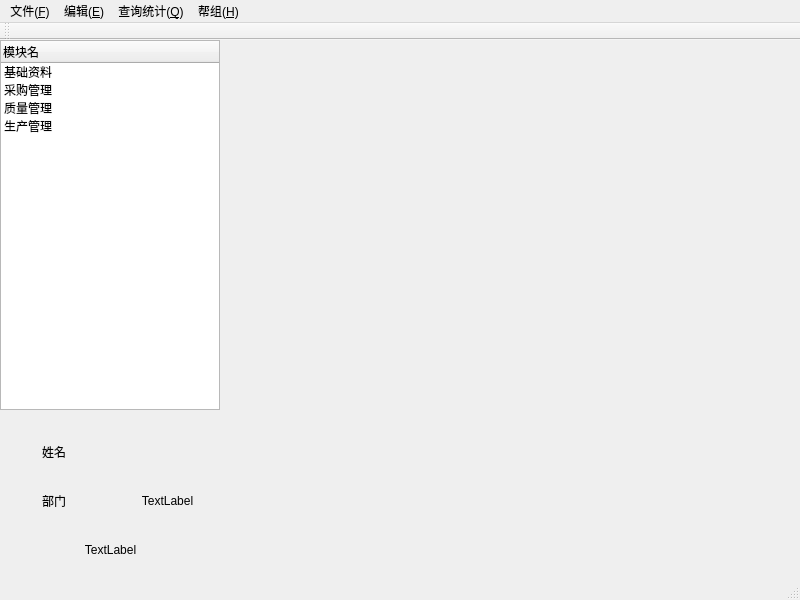
<?xml version="1.0" encoding="UTF-8"?>
<ui version="4.0">
 <class>MainWindow</class>
 <widget class="QMainWindow" name="MainWindow">
  <property name="geometry">
   <rect>
    <x>0</x>
    <y>0</y>
    <width>800</width>
    <height>600</height>
   </rect>
  </property>
  <property name="windowTitle">
   <string>主界面</string>
  </property>
  <property name="windowIcon">
   <iconset resource="menuimages.qrc">
    <normaloff>:/window/images/mainwindowlogo.png</normaloff>:/window/images/mainwindowlogo.png</iconset>
  </property>
  <widget class="QWidget" name="centralwidget">
   <widget class="QWidget" name="gridLayoutWidget">
    <property name="geometry">
     <rect>
      <x>0</x>
      <y>390</y>
      <width>221</width>
      <height>141</height>
     </rect>
    </property>
    <layout class="QGridLayout" name="gridLayout">
     <item row="0" column="0">
      <widget class="QLabel" name="usrnamelabel">
       <property name="text">
        <string>姓名</string>
       </property>
       <property name="alignment">
        <set>Qt::AlignCenter</set>
       </property>
      </widget>
     </item>
     <item row="1" column="0">
      <widget class="QLabel" name="deptlabel">
       <property name="text">
        <string>部门</string>
       </property>
       <property name="alignment">
        <set>Qt::AlignCenter</set>
       </property>
      </widget>
     </item>
     <item row="0" column="1">
      <widget class="QLabel" name="usrname">
       <property name="text">
        <string/>
       </property>
       <property name="alignment">
        <set>Qt::AlignCenter</set>
       </property>
      </widget>
     </item>
     <item row="1" column="1">
      <widget class="QLabel" name="deptname">
       <property name="text">
        <string>TextLabel</string>
       </property>
       <property name="alignment">
        <set>Qt::AlignCenter</set>
       </property>
      </widget>
     </item>
     <item row="2" column="0" colspan="2">
      <widget class="QLabel" name="datatime">
       <property name="text">
        <string>TextLabel</string>
       </property>
       <property name="alignment">
        <set>Qt::AlignCenter</set>
       </property>
      </widget>
     </item>
    </layout>
   </widget>
   <widget class="QTreeWidget" name="menulist">
    <property name="geometry">
     <rect>
      <x>0</x>
      <y>0</y>
      <width>220</width>
      <height>370</height>
     </rect>
    </property>
    <property name="styleSheet">
     <string notr="true"/>
    </property>
    <property name="indentation">
     <number>0</number>
    </property>
    <attribute name="headerCascadingSectionResizes">
     <bool>true</bool>
    </attribute>
    <column>
     <property name="text">
      <string>模块名</string>
     </property>
    </column>
    <item>
     <property name="text">
      <string>基础资料</string>
     </property>
     <property name="flags">
      <set>ItemIsSelectable|ItemIsUserCheckable|ItemIsEnabled</set>
     </property>
     <item>
      <property name="text">
       <string>部门员工管理</string>
      </property>
     </item>
     <item>
      <property name="text">
       <string>物料字典</string>
      </property>
     </item>
     <item>
      <property name="text">
       <string>产品字典</string>
      </property>
     </item>
     <item>
      <property name="text">
       <string>供应商管理</string>
      </property>
     </item>
     <item>
      <property name="text">
       <string>自定义文档</string>
      </property>
     </item>
     <item>
      <property name="text">
       <string>新建子项目</string>
      </property>
     </item>
     <item>
      <property name="text">
       <string>系统设置</string>
      </property>
     </item>
    </item>
    <item>
     <property name="text">
      <string>采购管理</string>
     </property>
    </item>
    <item>
     <property name="text">
      <string>质量管理</string>
     </property>
    </item>
    <item>
     <property name="text">
      <string>生产管理</string>
     </property>
    </item>
   </widget>
  </widget>
  <widget class="QMenuBar" name="menubar">
   <property name="geometry">
    <rect>
     <x>0</x>
     <y>0</y>
     <width>800</width>
     <height>23</height>
    </rect>
   </property>
   <widget class="QMenu" name="menu">
    <property name="title">
     <string>文件(&amp;F)</string>
    </property>
    <addaction name="actiondawe"/>
    <addaction name="action70_8_5"/>
    <addaction name="action_E"/>
    <addaction name="action_P"/>
    <addaction name="action_Z"/>
   </widget>
   <widget class="QMenu" name="menu_2">
    <property name="title">
     <string>编辑(&amp;E)</string>
    </property>
   </widget>
   <widget class="QMenu" name="menu_3">
    <property name="title">
     <string>查询统计(&amp;Q)</string>
    </property>
   </widget>
   <widget class="QMenu" name="menu_H">
    <property name="title">
     <string>帮组(&amp;H)</string>
    </property>
    <widget class="QMenu" name="menu_D">
     <property name="title">
      <string>文档教程(&amp;D)</string>
     </property>
     <addaction name="action_B"/>
     <addaction name="action_P_2"/>
     <addaction name="action_Q"/>
     <addaction name="action_P_4"/>
     <addaction name="action_W"/>
     <addaction name="action_E_2"/>
     <addaction name="action_S"/>
     <addaction name="action_I"/>
     <addaction name="action_M"/>
     <addaction name="action_O"/>
    </widget>
    <widget class="QMenu" name="menu_V">
     <property name="title">
      <string>视频教程(&amp;V)</string>
     </property>
     <addaction name="action_B_2"/>
     <addaction name="action_P_3"/>
     <addaction name="action_Q_2"/>
     <addaction name="action_P_5"/>
     <addaction name="action_W_2"/>
     <addaction name="action_E_3"/>
     <addaction name="action_S_2"/>
     <addaction name="action_I_2"/>
     <addaction name="action_M_2"/>
     <addaction name="action_O_2"/>
    </widget>
    <addaction name="action_ABOUT"/>
    <addaction name="separator"/>
    <addaction name="menu_D"/>
    <addaction name="separator"/>
    <addaction name="menu_V"/>
    <addaction name="separator"/>
   </widget>
   <addaction name="menu"/>
   <addaction name="menu_2"/>
   <addaction name="menu_3"/>
   <addaction name="menu_H"/>
  </widget>
  <widget class="QStatusBar" name="statusbar"/>
  <widget class="QToolBar" name="toolBar">
   <property name="windowTitle">
    <string>toolBar</string>
   </property>
   <attribute name="toolBarArea">
    <enum>TopToolBarArea</enum>
   </attribute>
   <attribute name="toolBarBreak">
    <bool>false</bool>
   </attribute>
  </widget>
  <action name="actiondawe">
   <property name="text">
    <string>重新登录(&amp;L)</string>
   </property>
  </action>
  <action name="action70_8_5">
   <property name="text">
    <string>改变科室(&amp;D)</string>
   </property>
  </action>
  <action name="action_E">
   <property name="text">
    <string>收发邮件(&amp;E)</string>
   </property>
  </action>
  <action name="action_P">
   <property name="text">
    <string>修改密码(&amp;P)</string>
   </property>
  </action>
  <action name="action_Z">
   <property name="text">
    <string>退出(&amp;Z)</string>
   </property>
  </action>
  <action name="action_ABOUT">
   <property name="text">
    <string>关于(&amp;A)</string>
   </property>
  </action>
  <action name="action_B">
   <property name="text">
    <string>基础资料(&amp;B)</string>
   </property>
  </action>
  <action name="action_B_2">
   <property name="text">
    <string>基础资料(&amp;B)</string>
   </property>
  </action>
  <action name="action_P_2">
   <property name="text">
    <string>采购管理(&amp;P)</string>
   </property>
  </action>
  <action name="action_P_3">
   <property name="text">
    <string>采购管理(&amp;P)</string>
   </property>
  </action>
  <action name="action_Q">
   <property name="text">
    <string>质量管理(&amp;Q)</string>
   </property>
  </action>
  <action name="action_Q_2">
   <property name="text">
    <string>质量管理(&amp;Q)</string>
   </property>
  </action>
  <action name="action_P_4">
   <property name="text">
    <string>生产管理(&amp;P)</string>
   </property>
  </action>
  <action name="action_P_5">
   <property name="text">
    <string>生产管理(&amp;P)</string>
   </property>
  </action>
  <action name="action_W">
   <property name="text">
    <string>仓库管理(&amp;W)</string>
   </property>
  </action>
  <action name="action_W_2">
   <property name="text">
    <string>仓库管理(&amp;W)</string>
   </property>
  </action>
  <action name="action_E_2">
   <property name="text">
    <string>设备管理(&amp;E)</string>
   </property>
  </action>
  <action name="action_E_3">
   <property name="text">
    <string>设备管理(&amp;E)</string>
   </property>
  </action>
  <action name="action_S">
   <property name="text">
    <string>销售管理(&amp;S)</string>
   </property>
  </action>
  <action name="action_S_2">
   <property name="text">
    <string>销售管理(&amp;S)</string>
   </property>
  </action>
  <action name="action_I">
   <property name="text">
    <string>综合管理(&amp;I)</string>
   </property>
  </action>
  <action name="action_I_2">
   <property name="text">
    <string>综合管理(&amp;I)</string>
   </property>
  </action>
  <action name="action_M">
   <property name="text">
    <string>物资管理(&amp;M)</string>
   </property>
  </action>
  <action name="action_M_2">
   <property name="text">
    <string>物资管理(&amp;M)</string>
   </property>
  </action>
  <action name="action_O">
   <property name="text">
    <string>其他(&amp;O)</string>
   </property>
  </action>
  <action name="action_O_2">
   <property name="text">
    <string>其他(&amp;O)</string>
   </property>
  </action>
 </widget>
 <resources>
  <include location="menuimages.qrc"/>
 </resources>
 <connections/>
 <slots>
  <slot>display()</slot>
 </slots>
</ui>
